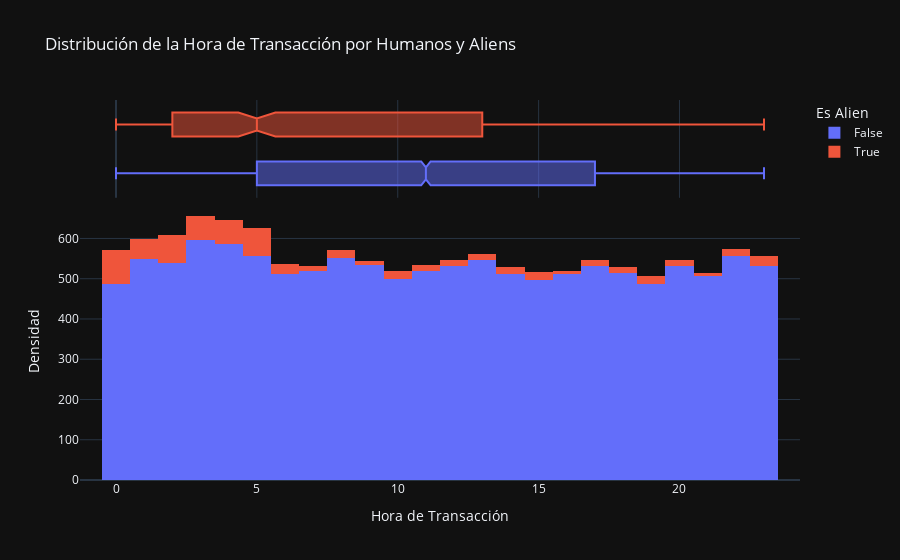

Write notebook code for a chart like this one.
### Markdown cell above
**Interpretación del Gráfico: Distribución de Edad del Cliente por Humanos y Aliens**

- **Distribución de Edades**: Tanto humanos como aliens presentan una distribución de edades similar, con una media de 34 años.
- **Forma de la Distribución**: Ambas distribuciones se asemejan a una distribución normal.

### Code cell
fig = px.histogram(
    df_pandas,
    x="Transaction Hour",
    color='Is An Alien',
    title="Distribución de la Hora de Transacción por Humanos y Aliens",
    labels={'Transaction Hour': 'Hora de Transacción', 'Is An Alien': 'Es Alien'},
    marginal="box",
    template='plotly_dark'
)

fig.update_layout(yaxis_title='Densidad')

fig.show()

### Figure 1 — Plotly figure (JSON) as saved in the notebook; plotly's stock layout.template omitted (floating-point values rounded to 4 significant figures; data arrays with more than 128 entries replaced by an {"elided": "..."} marker saying what was removed)
{"data": [{"alignmentgroup": "True", "bingroup": "x", "hovertemplate": "Es Alien=False<br>Hora de Transacción=%{x}<br>count=%{y}<extra></extra>", "legendgroup": "False", "marker": {"color": "#636efa", "pattern": {"shape": ""}}, "name": "False", "offsetgroup": "False", "orientation": "v", "showlegend": true, "type": "histogram", "x": {"elided": "12700 int values"}, "xaxis": "x", "yaxis": "y"}, {"alignmentgroup": "True", "hovertemplate": "Es Alien=False<br>Hora de Transacción=%{x}<extra></extra>", "legendgroup": "False", "marker": {"color": "#636efa"}, "name": "False", "notched": true, "offsetgroup": "False", "showlegend": false, "type": "box", "x": {"elided": "12700 int values"}, "xaxis": "x2", "yaxis": "y2"}, {"alignmentgroup": "True", "bingroup": "x", "hovertemplate": "Es Alien=True<br>Hora de Transacción=%{x}<br>count=%{y}<extra></extra>", "legendgroup": "True", "marker": {"color": "#EF553B", "pattern": {"shape": ""}}, "name": "True", "offsetgroup": "True", "orientation": "v", "showlegend": true, "type": "histogram", "x": {"elided": "688 int values"}, "xaxis": "x", "yaxis": "y"}, {"alignmentgroup": "True", "hovertemplate": "Es Alien=True<br>Hora de Transacción=%{x}<extra></extra>", "legendgroup": "True", "marker": {"color": "#EF553B"}, "name": "True", "notched": true, "offsetgroup": "True", "showlegend": false, "type": "box", "x": {"elided": "688 int values"}, "xaxis": "x2", "yaxis": "y2"}], "layout": {"barmode": "relative", "legend": {"title": {"text": "Es Alien"}, "tracegroupgap": 0}, "title": {"text": "Distribución de la Hora de Transacción por Humanos y Aliens"}, "xaxis": {"anchor": "y", "domain": [0, 1], "title": {"text": "Hora de Transacción"}}, "xaxis2": {"anchor": "y2", "domain": [0, 1], "matches": "x", "showgrid": true, "showticklabels": false}, "yaxis": {"anchor": "x", "domain": [0, 0.7326], "title": {"text": "Densidad"}}, "yaxis2": {"anchor": "x2", "domain": [0.7426, 1], "matches": "y2", "showgrid": false, "showline": false, "showticklabels": false, "ticks": ""}}}
